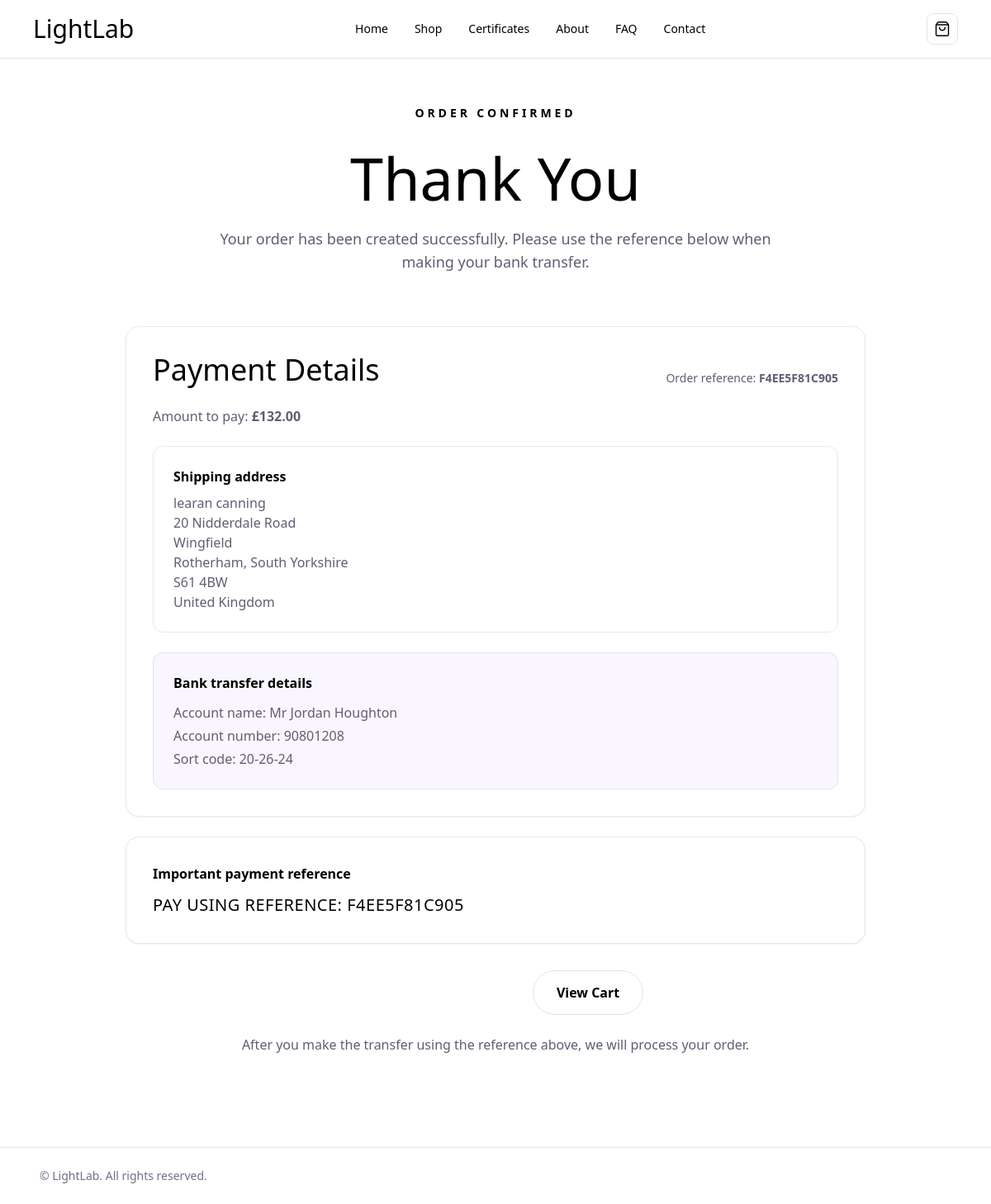
Page /checkout/F4EE5F81C905/ on the committed database.
### shop/models.py (models this page shows, shortened)
class Order(models.Model):
    STATUS_PENDING = "pending"
    STATUS_PAID = "paid"
    STATUS_CANCELLED = "cancelled"
    STATUS_CHOICES = [
        (STATUS_PENDING, "Pending"),
        (STATUS_PAID, "Paid"),
        (STATUS_CANCELLED, "Cancelled"),
    ]
    reference = models.CharField(max_length=24, unique=True, default=_generate_reference, db_index=True)
    email = models.EmailField()
    name = models.CharField(max_length=200, blank=True)
    address_line_1 = models.CharField(max_length=255, blank=True, default="")
    address_line_2 = models.CharField(max_length=255, blank=True, default="")
    town_or_city = models.CharField(max_length=100, blank=True, default="")
    county = models.CharField(max_length=100, blank=True, default="")
    postcode = models.CharField(max_length=20, blank=True, default="")
    country = models.CharField(max_length=100, default="United Kingdom")
    total_amount = models.DecimalField(max_digits=10, decimal_places=2, default=Decimal("0.00"))
    status = models.CharField(max_length=12, choices=STATUS_CHOICES, default=STATUS_PENDING)
    created_at = models.DateTimeField(auto_now_add=True)

### shop/views.py (the view)
# urls.py: path("checkout/<str:reference>/", views.order_confirmation, name="order_confirmation"),
def order_confirmation(request, reference):
    try:
        order = Order.objects.get(reference=reference)
    except Order.DoesNotExist:
        messages.error(request, "Order not found.")
        return redirect("shop")
    bank = {
        "name": settings.BANK_ACCOUNT_NAME,
        "number": settings.BANK_ACCOUNT_NUMBER,
        "sort_code": settings.BANK_SORT_CODE,
    }
    return render(request, "order_confirmation.html", {"order": order, "bank": bank})

### templates/order_confirmation.html (shortened to what this page needs)
{% extends 'base.html' %}
{% block content %}
<section class="max-w-4xl mx-auto text-center mb-12 sm:mb-16">
  <p class="inline-flex items-center gap-2 px-4 py-2 rounded-full bg-llsoft text-llprimary text-xs sm:text-sm font-semibold tracking-[0.28em] uppercase">
    Order Confirmed
  </p>
  <h1 class="mt-6 text-5xl sm:text-6xl md:text-7xl font-heading leading-tight">
    Thank You
  </h1>
  <p class="mt-6 max-w-2xl mx-auto text-base sm:text-lg text-[#645c74]">
    Your order has been created successfully. Please use the reference below when making your bank transfer.
  </p>
</section>
<section class="max-w-4xl mx-auto space-y-6">
  <article class="bg-white border border-[#ece5f5] rounded-2xl p-6 sm:p-8 shadow-sm hover:shadow-md transition duration-200">
    <div class="flex flex-col sm:flex-row sm:items-end sm:justify-between gap-3 mb-6">
      <h2 class="font-heading text-3xl sm:text-4xl">Payment Details</h2>
      <p class="text-sm text-[#645c74]">
        Order reference: <strong class="text-lltext">{{ order.reference }}</strong>
      </p>
    </div>
    <p class="text-[#645c74]">
      Amount to pay: <strong class="text-lltext">£{{ order.total_amount }}</strong>
    </p>
    <div class="mt-6 p-5 sm:p-6 rounded-xl bg-white border border-[#ece5f5]">
      <h3 class="font-semibold text-lltext mb-2">Shipping address</h3>
      <div class="text-[#645c74]">
        <p>{{ order.name }}</p>
        <p>{{ order.address_line_1 }}</p>
        {% if order.address_line_2 %}<p>{{ order.address_line_2 }}</p>{% endif %}
        <p>{{ order.town_or_city }}{% if order.county %}, {{ order.county }}{% endif %}</p>
        <p>{{ order.postcode }}</p>
        <p>{{ order.country }}</p>
      </div>
    </div>
    <div class="mt-6 p-5 sm:p-6 rounded-xl bg-[#f9f6ff] border border-[#e8e0f2] hover:bg-[#f7f1ff] hover:border-[#dac9ef] transition duration-200">
      <h3 class="font-semibold text-lltext mb-3">Bank transfer details</h3>
      <div class="space-y-1 text-[#645c74]">
        <p>Account name: <span class="text-lltext">{{ bank.name }}</span></p>
        <p>Account number: <span class="text-lltext">{{ bank.number }}</span></p>
        <p>Sort code: <span class="text-lltext">{{ bank.sort_code }}</span></p>
      </div>
    </div>
  </article>
  <article class="bg-llsoft border border-[#e8e0f2] rounded-2xl p-6 sm:p-8 shadow-sm hover:shadow-md hover:border-[#d8c8ee] transition duration-200">
    <p class="font-semibold text-lltext">Important payment reference</p>
    <p class="mt-3 text-lg sm:text-xl tracking-wide text-lltext">
      PAY USING REFERENCE: {{ order.reference }}
    </p>
  </article>
  <div class="flex flex-col sm:flex-row gap-4 justify-center pt-2">
    <a href="/shop/" class="inline-flex items-center justify-center px-7 py-3.5 rounded-full bg-llprimary text-white font-semibold hover:bg-llprimaryDark transition duration-200">
    </a>
    <a href="/cart/" class="inline-flex items-center justify-center px-7 py-3.5 rounded-full border border-[#e8e0f2] text-lltext font-semibold hover:border-llprimary hover:text-llprimary transition duration-200">
      View Cart
    </a>
  </div>
  <p class="text-center text-[#645c74]">
    After you make the transfer using the reference above, we will process your order.
  </p>
</section>
{% endblock %}

### static/css/site.css (style rules this page uses)
html { scroll-behavior: smooth; }

### rows in the picture
Order: reference "F4EE5F81C905", total_amount "132.00", name "learan canning", address_line_1 "20 Nidderdale Road", address_line_2 "Wingfield", town_or_city "Rotherham", county "South Yorkshire", postcode "S61 4BW", country "United Kingdom"

### other values in the picture
{{ bank.name }} "Mr Jordan Houghton"
{{ bank.number }} "90801208"
{{ bank.sort_code }} "20-26-24"
